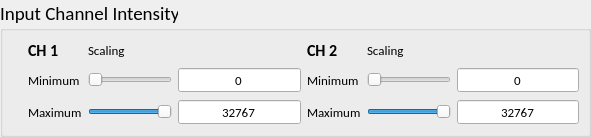
   <widget class="QGroupBox" name="groupBox">
    <property name="geometry">
     <rect>
      <x>10</x>
      <y>550</y>
      <width>591</width>
      <height>121</height>
     </rect>
    </property>
    <property name="font">
     <font>
      <family>Calibri</family>
      <pointsize>14</pointsize>
      <weight>50</weight>
      <italic>false</italic>
      <bold>false</bold>
      <underline>false</underline>
      <strikeout>false</strikeout>
     </font>
    </property>
    <property name="title">
     <string>Input Channel Intensity</string>
    </property>
    <layout class="QGridLayout">
     <property name="margin">
      <number>9</number>
     </property>
     <property name="spacing">
      <number>6</number>
     </property>
     <item row="4" column="0">
      <widget class="QLabel" name="label_7">
       <property name="text">
        <string/>
       </property>
       <property name="pixmap">
        <pixmap>../../../Documents and Settings/FOIL/.designer/QTcode/QTGui source code/hist.bmp</pixmap>
       </property>
      </widget>
     </item>
     <item row="2" column="2" rowspan="3">
      <layout class="QGridLayout" name="gridLayout_4">
       <property name="sizeConstraint">
        <enum>QLayout::SetFixedSize</enum>
       </property>
       <item row="1" column="1">
        <widget class="QSlider" name="horizontalSlider_Ch1MinScale">
         <property name="minimum">
          <number>0</number>
         </property>
         <property name="maximum">
          <number>32767</number>
         </property>
         <property name="value">
          <number>0</number>
         </property>
         <property name="orientation">
          <enum>Qt::Horizontal</enum>
         </property>
        </widget>
       </item>
       <item row="1" column="0">
        <widget class="QLabel" name="label_35">
         <property name="font">
          <font>
           <pointsize>10</pointsize>
          </font>
         </property>
         <property name="text">
          <string>Minimum</string>
         </property>
        </widget>
       </item>
       <item row="2" column="0">
        <widget class="QLabel" name="label_36">
         <property name="font">
          <font>
           <pointsize>10</pointsize>
          </font>
         </property>
         <property name="text">
          <string>Maximum</string>
         </property>
        </widget>
       </item>
       <item row="0" column="1">
        <widget class="QLabel" name="label_41">
         <property name="font">
          <font>
           <pointsize>10</pointsize>
          </font>
         </property>
         <property name="text">
          <string>Scaling</string>
         </property>
        </widget>
       </item>
       <item row="2" column="2">
        <widget class="QSpinBox" name="spinBox_Ch1MaxScale">
         <property name="sizePolicy">
          <sizepolicy hsizetype="Minimum" vsizetype="Fixed">
           <horstretch>1</horstretch>
           <verstretch>0</verstretch>
          </sizepolicy>
         </property>
         <property name="font">
          <font>
           <pointsize>10</pointsize>
          </font>
         </property>
         <property name="alignment">
          <set>Qt::AlignCenter</set>
         </property>
         <property name="readOnly">
          <bool>false</bool>
         </property>
         <property name="buttonSymbols">
          <enum>QAbstractSpinBox::NoButtons</enum>
         </property>
         <property name="minimum">
          <number>0</number>
         </property>
         <property name="maximum">
          <number>32767</number>
         </property>
         <property name="value">
          <number>32767</number>
         </property>
        </widget>
       </item>
       <item row="1" column="2">
        <widget class="QSpinBox" name="spinBox_Ch1MinScale">
         <property name="sizePolicy">
          <sizepolicy hsizetype="Minimum" vsizetype="Fixed">
           <horstretch>1</horstretch>
           <verstretch>0</verstretch>
          </sizepolicy>
         </property>
         <property name="font">
          <font>
           <pointsize>10</pointsize>
          </font>
         </property>
         <property name="alignment">
          <set>Qt::AlignCenter</set>
         </property>
         <property name="readOnly">
          <bool>false</bool>
         </property>
         <property name="buttonSymbols">
          <enum>QAbstractSpinBox::NoButtons</enum>
         </property>
         <property name="minimum">
          <number>0</number>
         </property>
         <property name="maximum">
          <number>32767</number>
         </property>
         <property name="value">
          <number>0</number>
         </property>
        </widget>
       </item>
       <item row="0" column="0">
        <widget class="QLabel" name="label_59">
         <property name="font">
          <font>
           <pointsize>12</pointsize>
           <weight>75</weight>
           <bold>true</bold>
          </font>
         </property>
         <property name="text">
          <string>CH 1</string>
         </property>
        </widget>
       </item>
       <item row="2" column="1">
        <widget class="QSlider" name="horizontalSlider_Ch1MaxScale">
         <property name="minimum">
          <number>0</number>
         </property>
         <property name="maximum">
          <number>32767</number>
         </property>
         <property name="value">
          <number>32767</number>
         </property>
         <property name="orientation">
          <enum>Qt::Horizontal</enum>
         </property>
        </widget>
       </item>
      </layout>
     </item>
     <item row="2" column="3" rowspan="3">
      <layout class="QGridLayout" name="gridLayout_6">
       <item row="1" column="1">
        <widget class="QSlider" name="horizontalSlider_Ch2MinScale">
         <property name="minimum">
          <number>0</number>
         </property>
         <property name="maximum">
          <number>32767</number>
         </property>
         <property name="value">
          <number>0</number>
         </property>
         <property name="orientation">
          <enum>Qt::Horizontal</enum>
         </property>
         <property name="tickPosition">
          <enum>QSlider::NoTicks</enum>
         </property>
         <property name="tickInterval">
          <number>0</number>
         </property>
        </widget>
       </item>
       <item row="2" column="1">
        <widget class="QSlider" name="horizontalSlider_Ch2MaxScale">
         <property name="minimum">
          <number>0</number>
         </property>
         <property name="maximum">
          <number>32767</number>
         </property>
         <property name="value">
          <number>32767</number>
         </property>
         <property name="orientation">
          <enum>Qt::Horizontal</enum>
         </property>
        </widget>
       </item>
       <item row="1" column="2">
        <widget class="QSpinBox" name="spinBox_Ch2MinScale">
         <property name="sizePolicy">
          <sizepolicy hsizetype="Minimum" vsizetype="Fixed">
           <horstretch>1</horstretch>
           <verstretch>0</verstretch>
          </sizepolicy>
         </property>
         <property name="font">
          <font>
           <pointsize>10</pointsize>
          </font>
         </property>
         <property name="alignment">
          <set>Qt::AlignCenter</set>
         </property>
         <property name="readOnly">
          <bool>false</bool>
         </property>
         <property name="buttonSymbols">
          <enum>QAbstractSpinBox::NoButtons</enum>
         </property>
         <property name="minimum">
          <number>0</number>
         </property>
         <property name="maximum">
          <number>32767</number>
         </property>
         <property name="value">
          <number>0</number>
         </property>
        </widget>
       </item>
       <item row="2" column="2">
        <widget class="QSpinBox" name="spinBox_Ch2MaxScale">
         <property name="sizePolicy">
          <sizepolicy hsizetype="Minimum" vsizetype="Fixed">
           <horstretch>1</horstretch>
           <verstretch>0</verstretch>
          </sizepolicy>
         </property>
         <property name="font">
          <font>
           <pointsize>10</pointsize>
          </font>
         </property>
         <property name="alignment">
          <set>Qt::AlignCenter</set>
         </property>
         <property name="readOnly">
          <bool>false</bool>
         </property>
         <property name="buttonSymbols">
          <enum>QAbstractSpinBox::NoButtons</enum>
         </property>
         <property name="minimum">
          <number>0</number>
         </property>
         <property name="maximum">
          <number>32767</number>
         </property>
         <property name="value">
          <number>32767</number>
         </property>
        </widget>
       </item>
       <item row="1" column="0">
        <widget class="QLabel" name="label_37">
         <property name="font">
          <font>
           <pointsize>10</pointsize>
          </font>
         </property>
         <property name="text">
          <string>Minimum</string>
         </property>
        </widget>
       </item>
       <item row="2" column="0">
        <widget class="QLabel" name="label_40">
         <property name="font">
          <font>
           <pointsize>10</pointsize>
          </font>
         </property>
         <property name="text">
          <string>Maximum</string>
         </property>
        </widget>
       </item>
       <item row="0" column="1">
        <widget class="QLabel" name="label_42">
         <property name="font">
          <font>
           <pointsize>10</pointsize>
          </font>
         </property>
         <property name="text">
          <string>Scaling</string>
         </property>
        </widget>
       </item>
       <item row="0" column="0">
        <widget class="QLabel" name="label_60">
         <property name="font">
          <font>
           <pointsize>12</pointsize>
           <weight>75</weight>
           <bold>true</bold>
          </font>
         </property>
         <property name="text">
          <string>CH 2</string>
         </property>
        </widget>
       </item>
      </layout>
     </item>
    </layout>
    <zorder>label_7</zorder>
    <zorder></zorder>
    <zorder></zorder>
   </widget>
